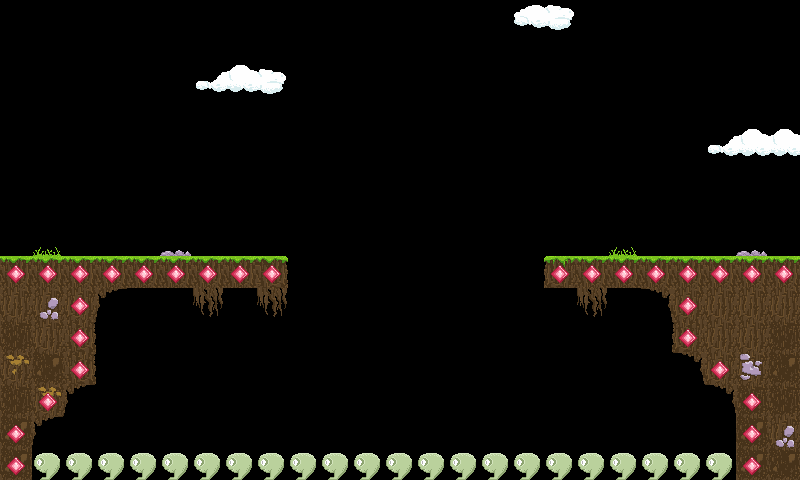

Rendered tile map (Tiled .tmx) drawn with the repository's tilesets; below, a short description and the full map source, tile grids included:
An orthogonal 25x15 tile map with 32x32 px tiles, 3 tile layers (World, CollisionLayer, DeathLayer) and 3 objects (PlayerStartPoint, EnemyStartPoint, PlayerFinishPoint).

<map version="1.0" orientation="orthogonal" renderorder="right-down" width="25" height="15" tilewidth="32" tileheight="32" nextobjectid="9">
 <tileset firstgid="1" name="BrownTiles" tilewidth="32" tileheight="32" tilecount="64" columns="8">
  <image source="../BrownNature/BrownTiles.png" width="256" height="256" />
 </tileset>
 <layer name="World" width="25" height="15">
  <data encoding="csv">
0,0,0,0,0,0,0,0,0,0,0,0,0,0,0,0,38,39,0,0,0,0,0,0,0,
0,0,0,0,0,0,0,0,0,0,0,0,0,0,0,0,0,0,0,0,0,0,0,0,0,
0,0,0,0,0,0,42,41,40,0,0,0,0,0,0,0,0,0,0,0,0,0,0,0,0,
0,0,0,0,0,0,0,0,0,0,0,0,0,0,0,0,0,0,0,0,0,0,0,0,0,
0,0,0,0,0,0,0,0,0,0,0,0,0,0,0,0,0,0,0,0,0,0,43,44,41,
0,0,0,0,0,0,0,0,0,0,0,0,0,0,0,0,0,0,0,0,0,0,0,0,0,
0,0,0,0,0,0,0,0,0,0,0,0,0,0,0,0,0,0,0,0,0,0,0,0,0,
0,29,0,0,0,47,0,0,0,0,0,0,0,0,0,0,0,0,0,29,0,0,0,47,0,
1,1,1,1,1,1,1,1,2,0,0,0,0,0,0,0,0,3,1,1,1,1,1,1,1,
5,48,5,56,0,0,24,0,24,0,0,0,0,0,0,0,0,0,24,0,13,5,5,5,5,
33,5,11,0,0,0,0,0,0,0,0,0,0,0,0,0,0,0,0,0,0,4,5,5,33,
50,34,11,0,0,0,0,0,0,0,0,0,0,0,0,0,0,0,0,0,0,13,5,49,34,
33,50,56,0,0,0,0,0,0,0,0,0,0,0,0,0,0,0,0,0,0,0,13,33,33,
34,56,0,0,0,0,0,0,0,0,0,0,0,0,0,0,0,0,0,0,0,0,0,34,48,
34,0,0,0,0,0,0,0,0,0,0,0,0,0,0,0,0,0,0,0,0,0,0,34,34
</data>
 </layer>
 <layer name="CollisionLayer" width="25" height="15">
  <data encoding="csv">
0,0,0,0,0,0,0,0,0,0,0,0,0,0,0,0,0,0,0,0,0,0,0,0,0,
0,0,0,0,0,0,0,0,0,0,0,0,0,0,0,0,0,0,0,0,0,0,0,0,0,
0,0,0,0,0,0,0,0,0,0,0,0,0,0,0,0,0,0,0,0,0,0,0,0,0,
0,0,0,0,0,0,0,0,0,0,0,0,0,0,0,0,0,0,0,0,0,0,0,0,0,
0,0,0,0,0,0,0,0,0,0,0,0,0,0,0,0,0,0,0,0,0,0,0,0,0,
0,0,0,0,0,0,0,0,0,0,0,0,0,0,0,0,0,0,0,0,0,0,0,0,0,
0,0,0,0,0,0,0,0,0,0,0,0,0,0,0,0,0,0,0,0,0,0,0,0,0,
0,0,0,0,0,0,0,0,0,0,0,0,0,0,0,0,0,0,0,0,0,0,0,0,0,
51,51,51,51,51,51,51,51,51,0,0,0,0,0,0,0,0,51,51,51,51,51,51,51,51,
0,0,51,0,0,0,0,0,0,0,0,0,0,0,0,0,0,0,0,0,0,51,0,0,0,
0,0,51,0,0,0,0,0,0,0,0,0,0,0,0,0,0,0,0,0,0,51,0,0,0,
0,0,51,0,0,0,0,0,0,0,0,0,0,0,0,0,0,0,0,0,0,0,51,0,0,
0,51,0,0,0,0,0,0,0,0,0,0,0,0,0,0,0,0,0,0,0,0,0,51,0,
51,0,0,0,0,0,0,0,0,0,0,0,0,0,0,0,0,0,0,0,0,0,0,51,0,
51,0,0,0,0,0,0,0,0,0,0,0,0,0,0,0,0,0,0,0,0,0,0,51,0
</data>
 </layer>
 <objectgroup name="ObjectLayer">
  <object id="5" name="PlayerStartPoint" x="64" y="192" width="32" height="32" />
  <object id="6" name="EnemyStartPoint" x="672" y="192" width="32" height="32" />
  <object id="7" name="PlayerFinishPoint" x="768" y="192" width="32" height="32" />
 </objectgroup>
 <layer name="DeathLayer" width="25" height="15">
  <data encoding="csv">
0,0,0,0,0,0,0,0,0,0,0,0,0,0,0,0,0,0,0,0,0,0,0,0,0,
0,0,0,0,0,0,0,0,0,0,0,0,0,0,0,0,0,0,0,0,0,0,0,0,0,
0,0,0,0,0,0,0,0,0,0,0,0,0,0,0,0,0,0,0,0,0,0,0,0,0,
0,0,0,0,0,0,0,0,0,0,0,0,0,0,0,0,0,0,0,0,0,0,0,0,0,
0,0,0,0,0,0,0,0,0,0,0,0,0,0,0,0,0,0,0,0,0,0,0,0,0,
0,0,0,0,0,0,0,0,0,0,0,0,0,0,0,0,0,0,0,0,0,0,0,0,0,
0,0,0,0,0,0,0,0,0,0,0,0,0,0,0,0,0,0,0,0,0,0,0,0,0,
0,0,0,0,0,0,0,0,0,0,0,0,0,0,0,0,0,0,0,0,0,0,0,0,0,
0,0,0,0,0,0,0,0,0,0,0,0,0,0,0,0,0,0,0,0,0,0,0,0,0,
0,0,0,0,0,0,0,0,0,0,0,0,0,0,0,0,0,0,0,0,0,0,0,0,0,
0,0,0,0,0,0,0,0,0,0,0,0,0,0,0,0,0,0,0,0,0,0,0,0,0,
0,0,0,0,0,0,0,0,0,0,0,0,0,0,0,0,0,0,0,0,0,0,0,0,0,
0,0,0,0,0,0,0,0,0,0,0,0,0,0,0,0,0,0,0,0,0,0,0,0,0,
0,0,0,0,0,0,0,0,0,0,0,0,0,0,0,0,0,0,0,0,0,0,0,0,0,
0,52,52,52,52,52,52,52,52,52,52,52,52,52,52,52,52,52,52,52,52,52,52,0,0
</data>
 </layer>
</map>
